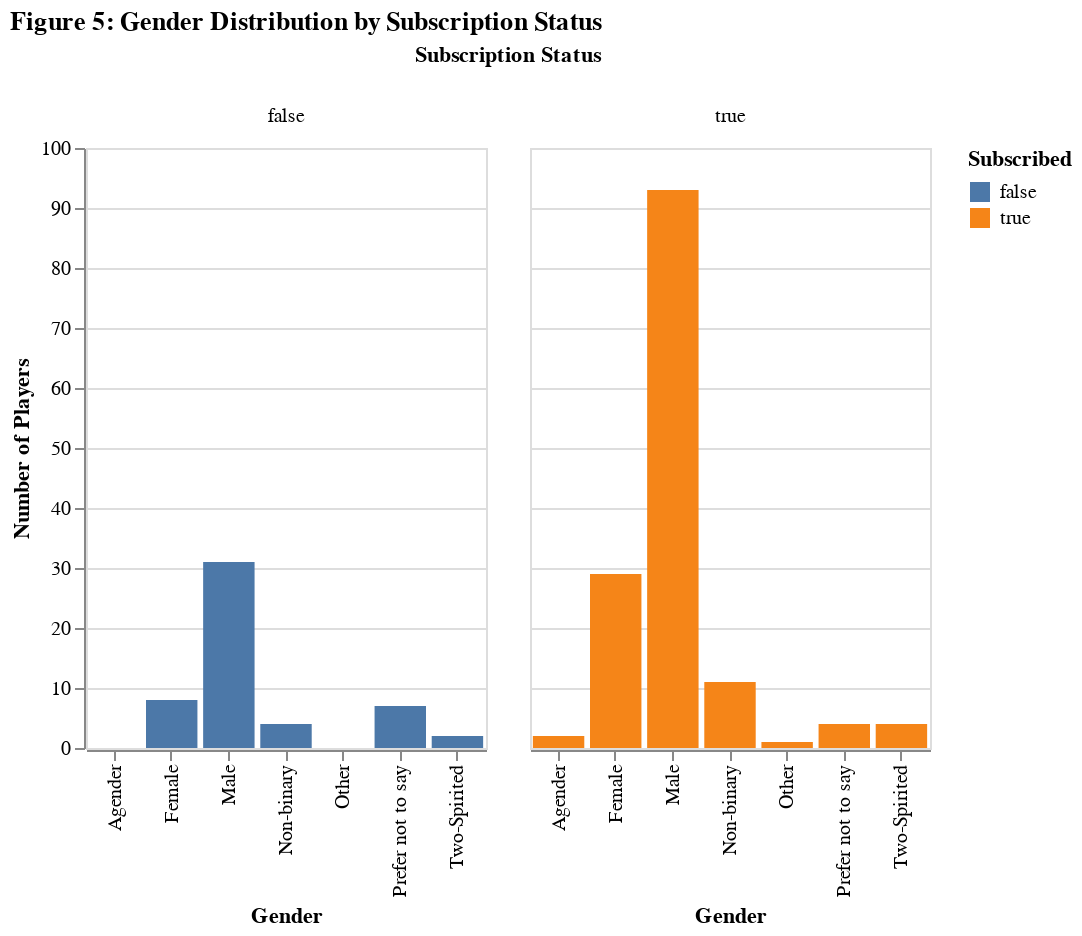

Source (notebook cell):
### Code cell
fig5 = alt.Chart(players).mark_bar().encode(
    x=alt.X('gender:N', title='Gender'),
    y=alt.Y('count()', title='Number of Players'),
    color=alt.Color('subscribe:N', title='Subscribed'),
    column=alt.Column('subscribe:N', title='Subscription Status')
).properties(
    title='Figure 5: Gender Distribution by Subscription Status',
    width=200,
    height=300
)
fig5

### Figure 1 — Vega-Lite specification as saved in the notebook (floating-point values rounded to 4 significant figures; data arrays with more than 128 entries replaced by an {"elided": "..."} marker saying what was removed)
{"config": {"view": {"continuousWidth": 300, "continuousHeight": 300}}, "data": {"name": "data-094ab745fb9f06385dd7feabadc0ec26"}, "mark": {"type": "bar"}, "encoding": {"color": {"field": "subscribe", "title": "Subscribed", "type": "nominal"}, "column": {"field": "subscribe", "title": "Subscription Status", "type": "nominal"}, "x": {"field": "gender", "title": "Gender", "type": "nominal"}, "y": {"aggregate": "count", "title": "Number of Players", "type": "quantitative"}}, "height": 300, "title": "Figure 5: Gender Distribution by Subscription Status", "width": 200, "$schema": "https://vega.github.io/schema/vega-lite/v5.20.1.json", "datasets": {"data-094ab745fb9f06385dd7feabadc0ec26": {"elided": "196 records"}}}
